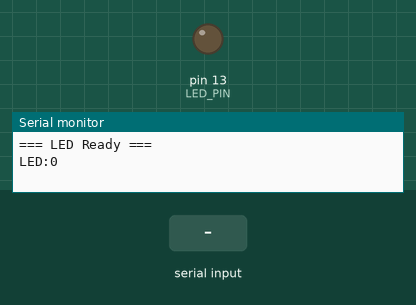
Simulated run of this sketch. Board: Arduino Uno, built with avr-gcc and run on an emulated ATmega328P. Parts: output pins drawn as LEDs (lit = HIGH), the last lines printed to the serial monitor. The inputs (shaded band) are chosen by the test bench.

Above: at 1.2 s.
1.3 s: "1" received over Serial
At 2.5 s:
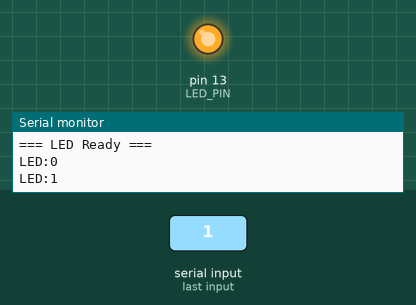
2.8 s: "0" received over Serial
At 3.7 s:
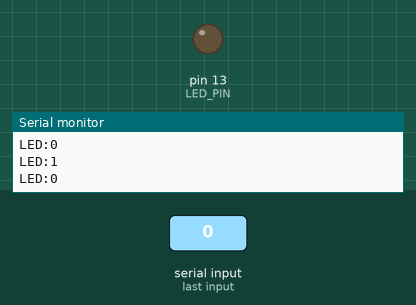
Timing chart, 0 to 5.8 s (numbered marks = the images above; inputs shaded):
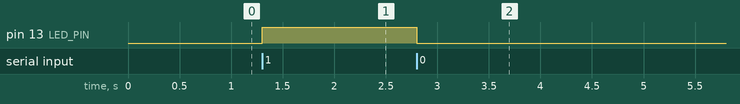

Measured:
- after the input at 1.3 s, pin 13 (LED_PIN): LOW → HIGH at once
- after the input at 2.8 s, pin 13 (LED_PIN): HIGH → LOW at once

The sketch:

led_firmware.ino
```cpp
/*
 * ============================================================
 * LED ON / OFF - ARDUINO FIRMWARE  (Robotics Club, Lecture 8)
 * ============================================================
 * Works with the LED page in Bolt Control AND the phone app's
 * LED/Lamp screen (Arduino Bluetooth Controller by Giristudio).
 *
 * WIRING
 *   LED:    pin 13 -> 220 ohm resistor -> LED long leg (+) ; short leg (-) -> GND
 *   HC-05:  RX -> TX(1) ,  TX -> RX(0) ,  GND -> GND ,  VCC -> 5V
 *           Unplug RX/TX while uploading.
 *
 * COMMANDS (single char)
 *   1  LED on      (ASCII 49)
 *   0  LED off     (ASCII 48)
 *   ?  ask what the LED is doing
 *
 * ANSWER (after every command):  LED:1  or  LED:0
 * ============================================================
 */

#define LED_PIN 13

bool ledOn = false;

void setup() {
  Serial.begin(9600);            // HC-05 talks at 9600
  pinMode(LED_PIN, OUTPUT);
  digitalWrite(LED_PIN, LOW);
  Serial.println("=== LED Ready ===");
  report();
}

void loop() {
  while (Serial.available()) {
    char data = Serial.read();
    if (data == '1')      setLed(true);
    else if (data == '0') setLed(false);
    else if (data == '?') report();
  }
}

void setLed(bool on) {
  ledOn = on;
  digitalWrite(LED_PIN, on ? HIGH : LOW);
  report();
}

void report() {
  Serial.println(ledOn ? "LED:1" : "LED:0");
}
```
